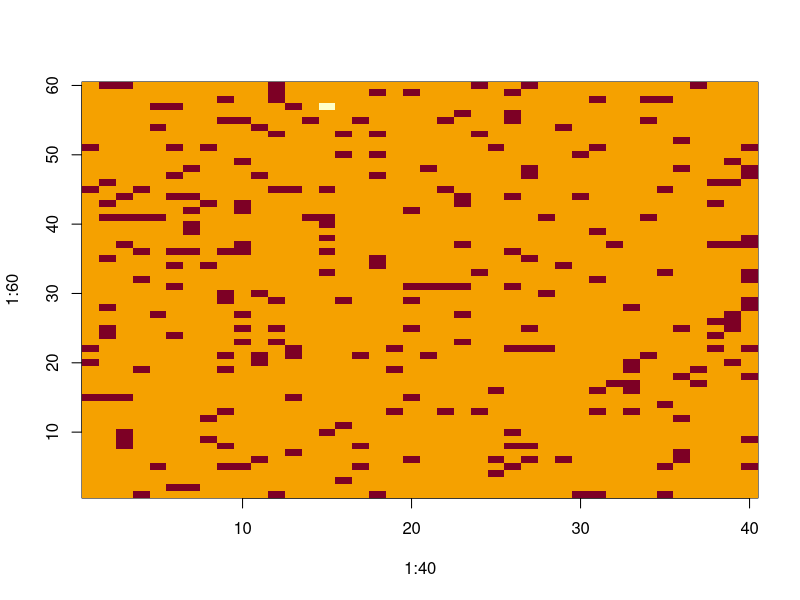
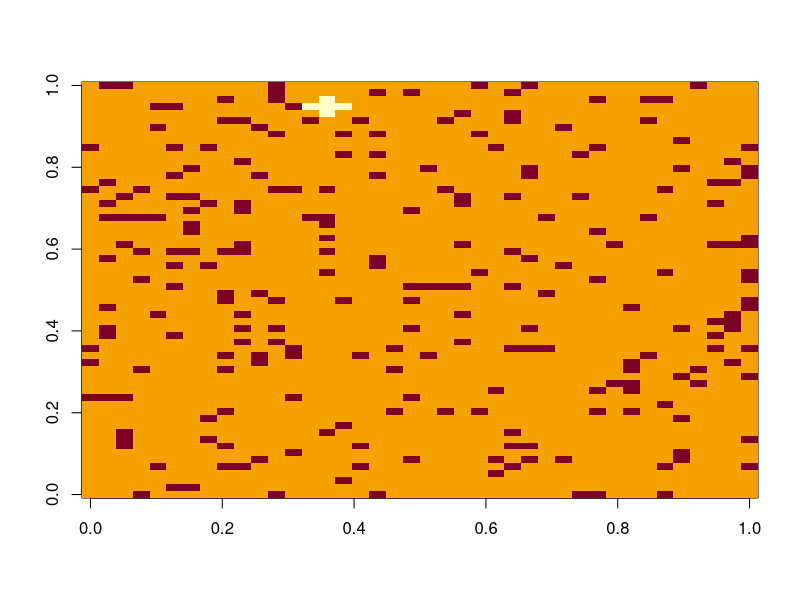
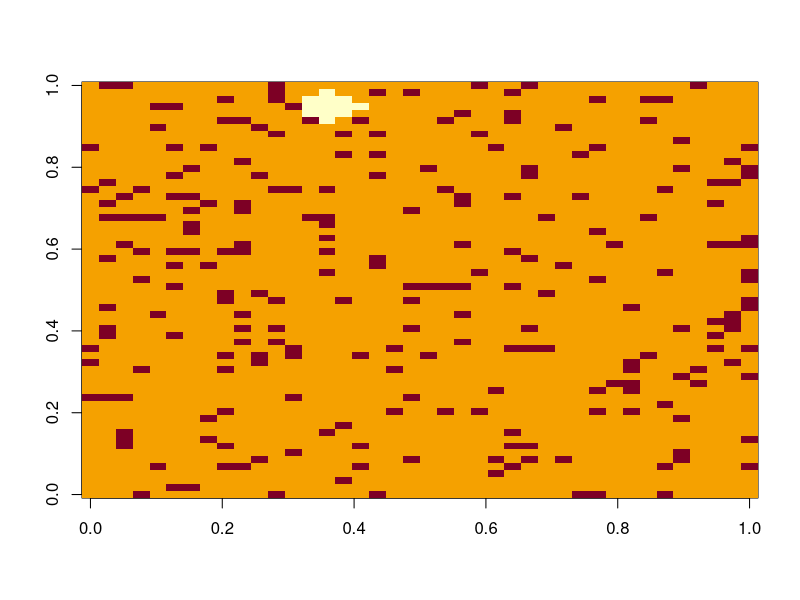
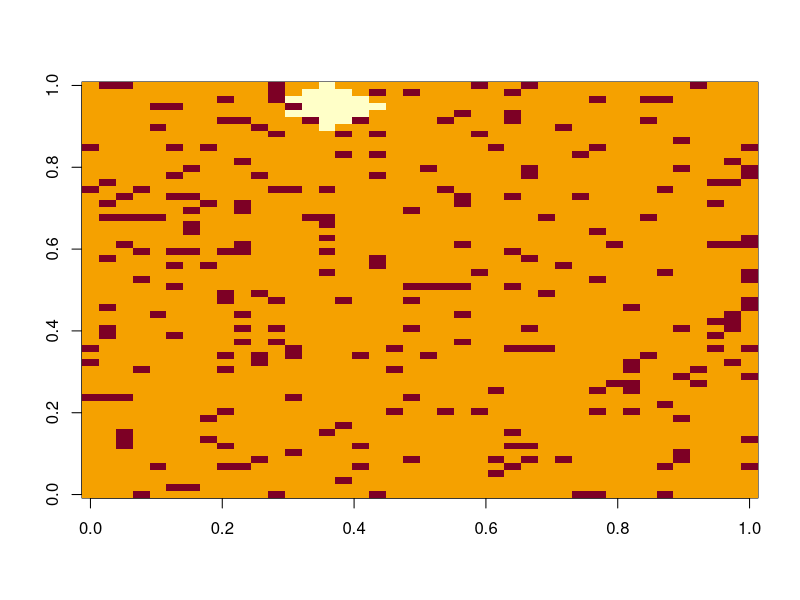
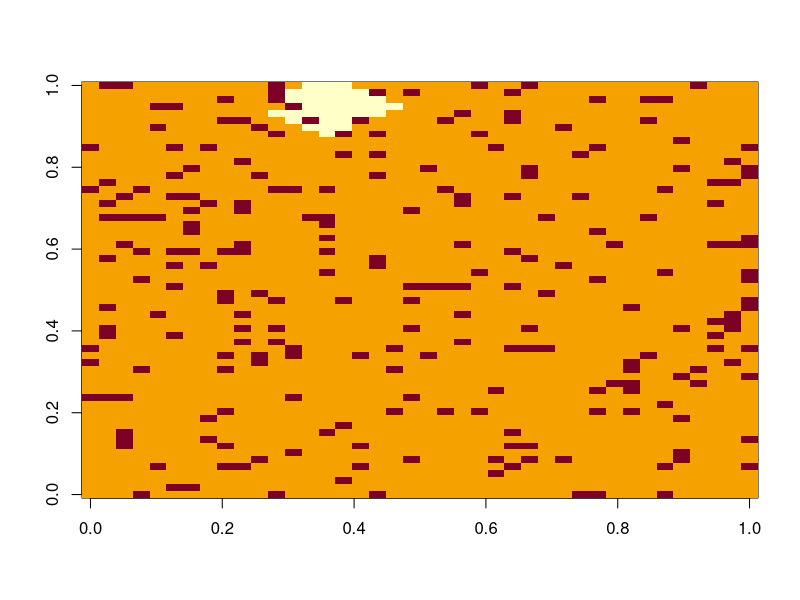
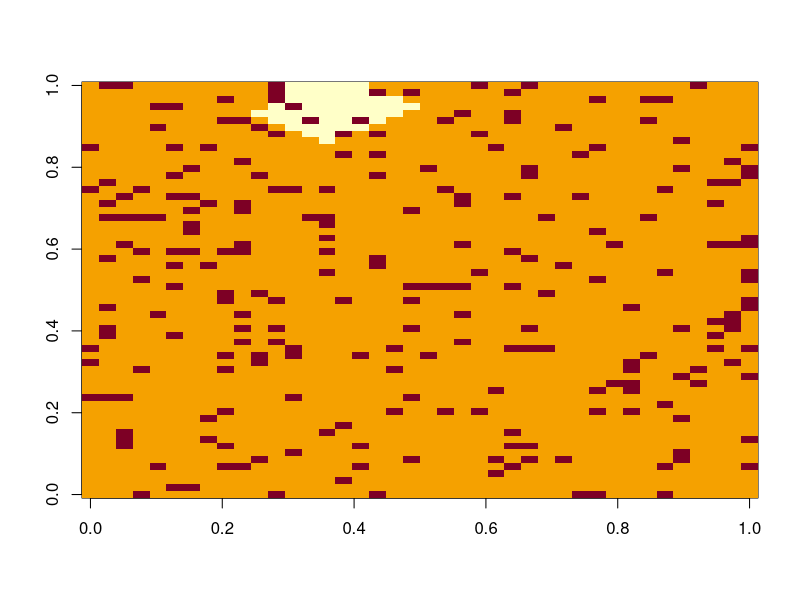
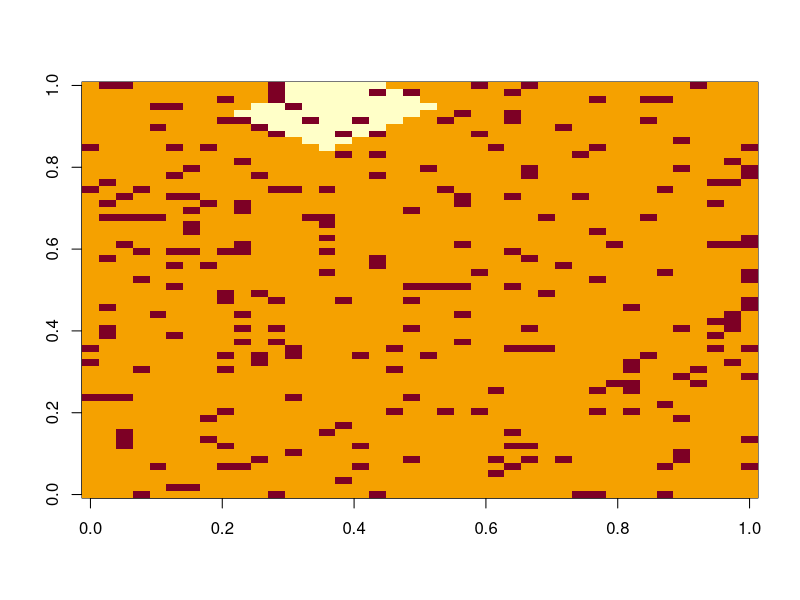
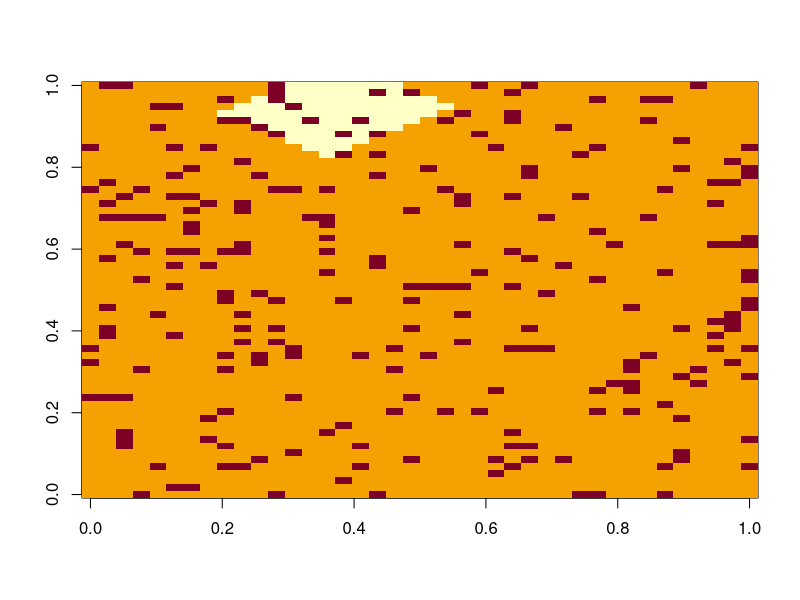

Generate these figures, in order, with R:
# BEFORE YOU TURN THIS IN, MAKE SURE TO CLEAR THE GLOBAL ENVIRONMENT AND TEST IT


############## Week 6 Homework ##############
############### Epidemiology ################

# Write your functions in the order of the handout.
# Use the test code provided to ensure that they work.
# Make sure you name each function as it is in the test code.
# DO NOT MODIFY THE PROVIDED TEST CODE. It will be used to grade your assignment.
# You should also try some test code of your own
# to make sure that the functions work for many cases.

############# Activity 1 ###################
# Function to set up the grid
print("Activity 1")

createGrid <- function(dimensions, fraction){
  pop = (dimensions[1]*dimensions[2])
  num2s = pop*fraction
  num1s = pop - num2s
  popvec = c()
  for(i in 1:num2s){
    popvec = c(popvec, 2)
  }
  for(i in 1:num1s){
    popvec = c(popvec, 1)
  }
  
  popvec1 = sample(popvec, size = pop)
  
  arr = array(data=popvec1, dim=dimensions)
  return(arr)
}

# Test code
# Should create a 6x4 grid with 18 2s and six 1s randomly distributed
print(createGrid(c(6,4), 0.75))


########### Activity 2 ########################
# Function to check whether two arrays are identical
print("Activity 2")

areIdentical <- function(arr1, arr2){
  flag = TRUE
  x = dim(arr1)
  y = dim(arr2)
  for(i in 1:length(x)){
    if(x[i] != y[i]){
      flag = FALSE
      break
    }
  }
  
  for(i in 1:length(arr1)){
    if(arr1[i] != arr2[i]){
      flag = FALSE
      break
    }
  }
  
  return(flag)
}

# Test code
testGrid1 <- array(data = c(numeric(23), 1), dim = c(6, 4))
testGrid2 <- testGrid1
print(areIdentical(testGrid1, testGrid2)) # Should print TRUE
testGrid2 <- array(data = c(numeric(10), 1, numeric(13)), dim = c(6, 4))
print(areIdentical(testGrid1, testGrid2)) # Should print FALSE
testGrid3 <- array(data=1:6, dim = c(3,2))
testGrid4 <- array(data=1:6, dim = c(2,3))
print(areIdentical(testGrid3, testGrid4)) # Should print FALSE
testGrid5 <- array(data=c(3,2,4,4,5,6), dim = c(2,3))
print(areIdentical(testGrid5, testGrid4)) # Should print FALSE



############# Activity 3 ######################
# Function to find the coordinates of all neighbors
# of a given spot in an array
print("Activity 3")

findNeighbors <- function(inputarr, position){
  dimensions = dim(inputarr)
  rownum = position[1]
  colnum = position[2]
  vec1 = c()
  vec2 = c()
  if(colnum != 1){
    vec1 = c(vec1, rownum)
    vec2 = c(vec2, colnum - 1)
  }
  if(colnum != dimensions[2]){
    vec1 = c(vec1, rownum)
    vec2 = c(vec2, colnum + 1)
  }
  if(rownum != 1){
    vec1 = c(vec1, rownum - 1)
    vec2 = c(vec2, colnum)
  }
  if(rownum != dimensions[1]){
    vec1 = c(vec1, rownum + 1)
    vec2 = c(vec2, colnum)
  }
  
  vec3 = c(vec1, vec2)
  outputarr = array(data=vec3, dim=c((length(vec3)/2),2))
  return(outputarr)
}

# Test code
print(findNeighbors(testGrid1, c(2, 2)))
# Should print the following:
# 1 2
# 2 3
# 3 2
# 2 1
# Not necessarily in that order
print(findNeighbors(testGrid1, c(6, 3)))
# Should print the following:
# 6 2
# 5 3
# 6 4
# Not necessarily in that order


################ Activity 4 ################
# Put a 0 in a 40X60 grid that you make with createGrid().
# No test code for this one.
print("Activity 4")
generateRandomInfected = function(population){ ### function to generate a random individual to be patient 0
  dim = dim(population)
  randRow = sample(1:dim[1], size = 1)
  randCol = sample(1:dim[2], size = 1)
  for(i in 1:1000){
    if(population[randRow, randCol] == 1){
      population[randRow, randCol] = 0
      break
    }
    else{
      randRow = sample(1:dim[1], size = 1)
      randCol = sample(1:dim[2], size = 1)
    }
  }
  
  return(population)
}

############## Activity 5 #################
# Function to decide whether an individual should be infected
print("Activity 5")

getsInfected <- function(popgrid, position){
  neighbors = findNeighbors(popgrid, position)
  flag = FALSE
  vec = c()
  for(i in 1:(length(neighbors)/2)){
    vec = c(vec, neighbors[i,])  
  }

  for(j in 1:length(vec)){
    if(j%%2 != 0){
      if(popgrid[vec[j], vec[j+1]] == 0 && popgrid[position[1], position[2]] != 2){
        return(TRUE)
      }
    }
  }
  return(flag)
  
}

# Test code
testGrid3 <- array(data = c(numeric(23) + 1, 0), dim = c(6, 4))
print(getsInfected(testGrid3, c(5, 4))) # Should print TRUE
print(getsInfected(testGrid3, c(1, 1))) # Should print FALSE


############### Activity 6 ################
# Code to calculate the fraction of infected individuals at the end of the simulation
# This doesn't have to be a function.
# Either way, store the fraction in a variable called fractionInfected.
print("Activity 6")
fracInf = function(population){
  dimensions = dim(population)
  totalPop = dimensions[1]*dimensions[2]
  nasty = 0
  for(i in 1:length(population)){
    if(population[i] == 0){
      nasty = nasty + 1
    }
  }
  return(nasty/totalPop)
}


testGrid4 <- array(data = (c(numeric(9), numeric(15) + 1)), dim = c(6, 4))
# Write code to calculate the fraction of infected individuals (0s) in testGrid4
# and store that fraction in fractionInfected.
fractionInfected = fracInf(testGrid4)


# Test code
print(fractionInfected) # Should print 0.375


############### Activity 7 #################
# Putting it all together
# Now write code to run the simulation once.
# Use the base model and 10% vaccination.
# Make sure you store fractionInfected at the end so that it prints to the console.
# To plot, look at activity 7b.  [For activity 8-14 you may want to comment it out]
print("Activity 7")

initialPop = createGrid(c(40,60), 0.1)
initialPop = generateRandomInfected(initialPop)

infection = function(population){
  newPop = population
  u = dim(population)
  infCount = 0
  for(i in 1:u[1]){
    for(j in 1:u[2]){
      if(getsInfected(population, c(i, j)) == TRUE){
        newPop[i, j] = 0
      }
    }
  }
  return(newPop)
}

runInfection = function(population){
  dim = dim(initialPop)
  totalPop = dim[1]*dim[2]
  image(1:40, 1:60, initialPop)
  newPopulation = infection(initialPop)
  while(areIdentical(newPopulation, initialPop) == FALSE){
    image(newPopulation)
    Sys.sleep(0.1)
    initialPop = newPopulation
    newPopulation = infection(initialPop)
  }
  
  return(fracInf(newPopulation))
}

fractionInfected = runInfection(initialPop)



# Test code
print(fractionInfected) # Output may vary, but should be about 0.9




################ Activity 8 ###############
# Varying the vaccination rate
# Make the plot described in the handout for #8.
# Increase the vaccination rate from 2% to 98%, in increments of 2%.
# Each time, store the final infected fraction,
# and plot the infected fraction vs. vaccination rate.


runInfectionNoPlot = function(population){ ### runs the infection without plotting, to decrease run time
  dim = dim(population)
  totalPop = dim[1]*dim[2]
  newPopulation = infection(initialPop)
  while(areIdentical(newPopulation, initialPop) == FALSE){
    initialPop = newPopulation
    newPopulation = infection(initialPop)
  }
  
  return(fracInf(newPopulation))
}


vaccinationRate = seq(from = .02, to = .98, by = .02)
finalInfectFrac = c()

for(i in vaccinationRate){
  initialPop = createGrid(c(40,60), i)
  initialPop = generateRandomInfected(initialPop)
  finalInfectFrac = c(finalInfectFrac, runInfectionNoPlot(initialPop))
}

plot(finalInfectFrac, vaccinationRate, ylim=c(0,1), xlim=c(0,1), ylab='vaccination rate', xlab='final fraction of infected individuals')




################ Activity 9 ###############
# Make the vaccine less than perfect
# Vary the vaccination rate
# Make a plot like in Activity 8.
# Increase the vaccination rate from 2% to 98%, in increments of 2%.
# Each time, store the final infected fraction,
# and plot the infected fraction vs. vaccination rate.





############### Activities 10-16 ##############
# Write any other code for making additional plots or modifying the model here.
# You need to do at least one of 10-16
# Comments or print statements describing what your code does are helpful!












